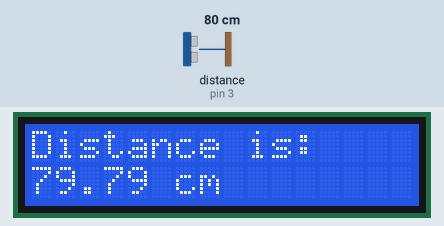
Recording of a sketch running on a simulated Arduino Uno, built with avr-gcc and run on an emulated ATmega328P. Shown: 16×2 character LCD. Wiring (inferred from the names in the program): ultrasonic range finder: trigger pin 2; echo pin 3. The inputs (shaded band) are chosen by the test bench; at power-on: distance to the obstacle (sensor on pin 3) 80 cm. The echo pulse lasts 58.3 µs per cm; what the sketch prints to the serial monitor is not drawn.

Above: at 2.2 s.
2.3 s: distance to the obstacle (sensor on pin 3) set to 2 cm
At 3.1 s:
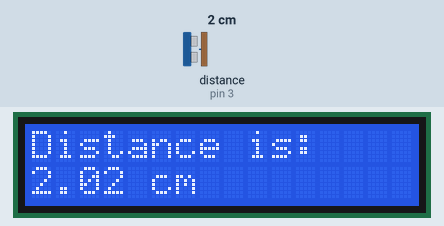
5.4 s: distance to the obstacle (sensor on pin 3) set to 60 cm
At 6.2 s:
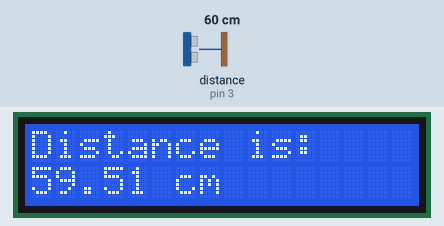
7.3 s: distance to the obstacle (sensor on pin 3) set to 4 cm
At 7.8 s:
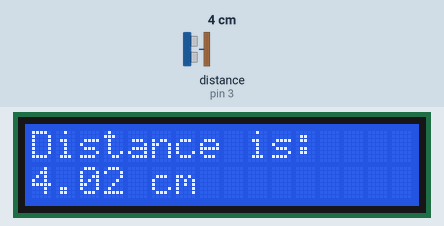
Timing chart, 0 to 10.3 s (numbered marks = the images above; inputs shaded):
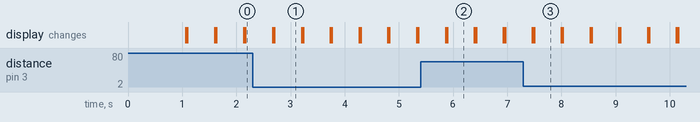

The sketch:

LCDultraSonicSensor.ino
```cpp
#include <LiquidCrystal.h>
int trigPin=2;
int echoPin=3;
float pingTravelTime;
float waveTravelDistance;
float Distance;

int rs=7;
int en=8;
int d4=9;
int d5=10;
int d6=11;
int d7=12;
LiquidCrystal lcd(rs,en,d4,d5,d6,d7);

int dt=25;
int setTime = 1000;

void setup() {
  // put your setup code here, to run once:
Serial.begin(9600);
pinMode(trigPin,OUTPUT);
pinMode(echoPin,INPUT);
delay(setTime);
lcd.begin(16,2);

}

void loop() {
digitalWrite(trigPin,LOW);
delayMicroseconds(10);
digitalWrite(trigPin,HIGH);
delayMicroseconds(10);
digitalWrite(trigPin,LOW);
pingTravelTime=pulseIn(echoPin,HIGH);
delay(dt);
waveTravelDistance = pingTravelTime*0.03419856;
Distance = waveTravelDistance/2;


lcd.setCursor(0,0);
lcd.print("Distance is: ");
lcd.setCursor(0,1);
lcd.print(Distance);
lcd.print(" cm");
delay(500);
lcd.clear();

Serial.print("Distance is: ");
Serial.print(Distance);
Serial.println("cm");

}
```

Measured:
- after the input at 2.3 s, the display: first differs from a run without the input after 0.40 s (image 1)
- after the input at 5.4 s, the display: first differs from a run without the input after 0.49 s (image 2)
- after the input at 7.3 s, the display: first differs from a run without the input after 0.20 s (image 3)
- what the display in image 1 shows lasts 0.5 s, from 2.7 s to 3.2 s
